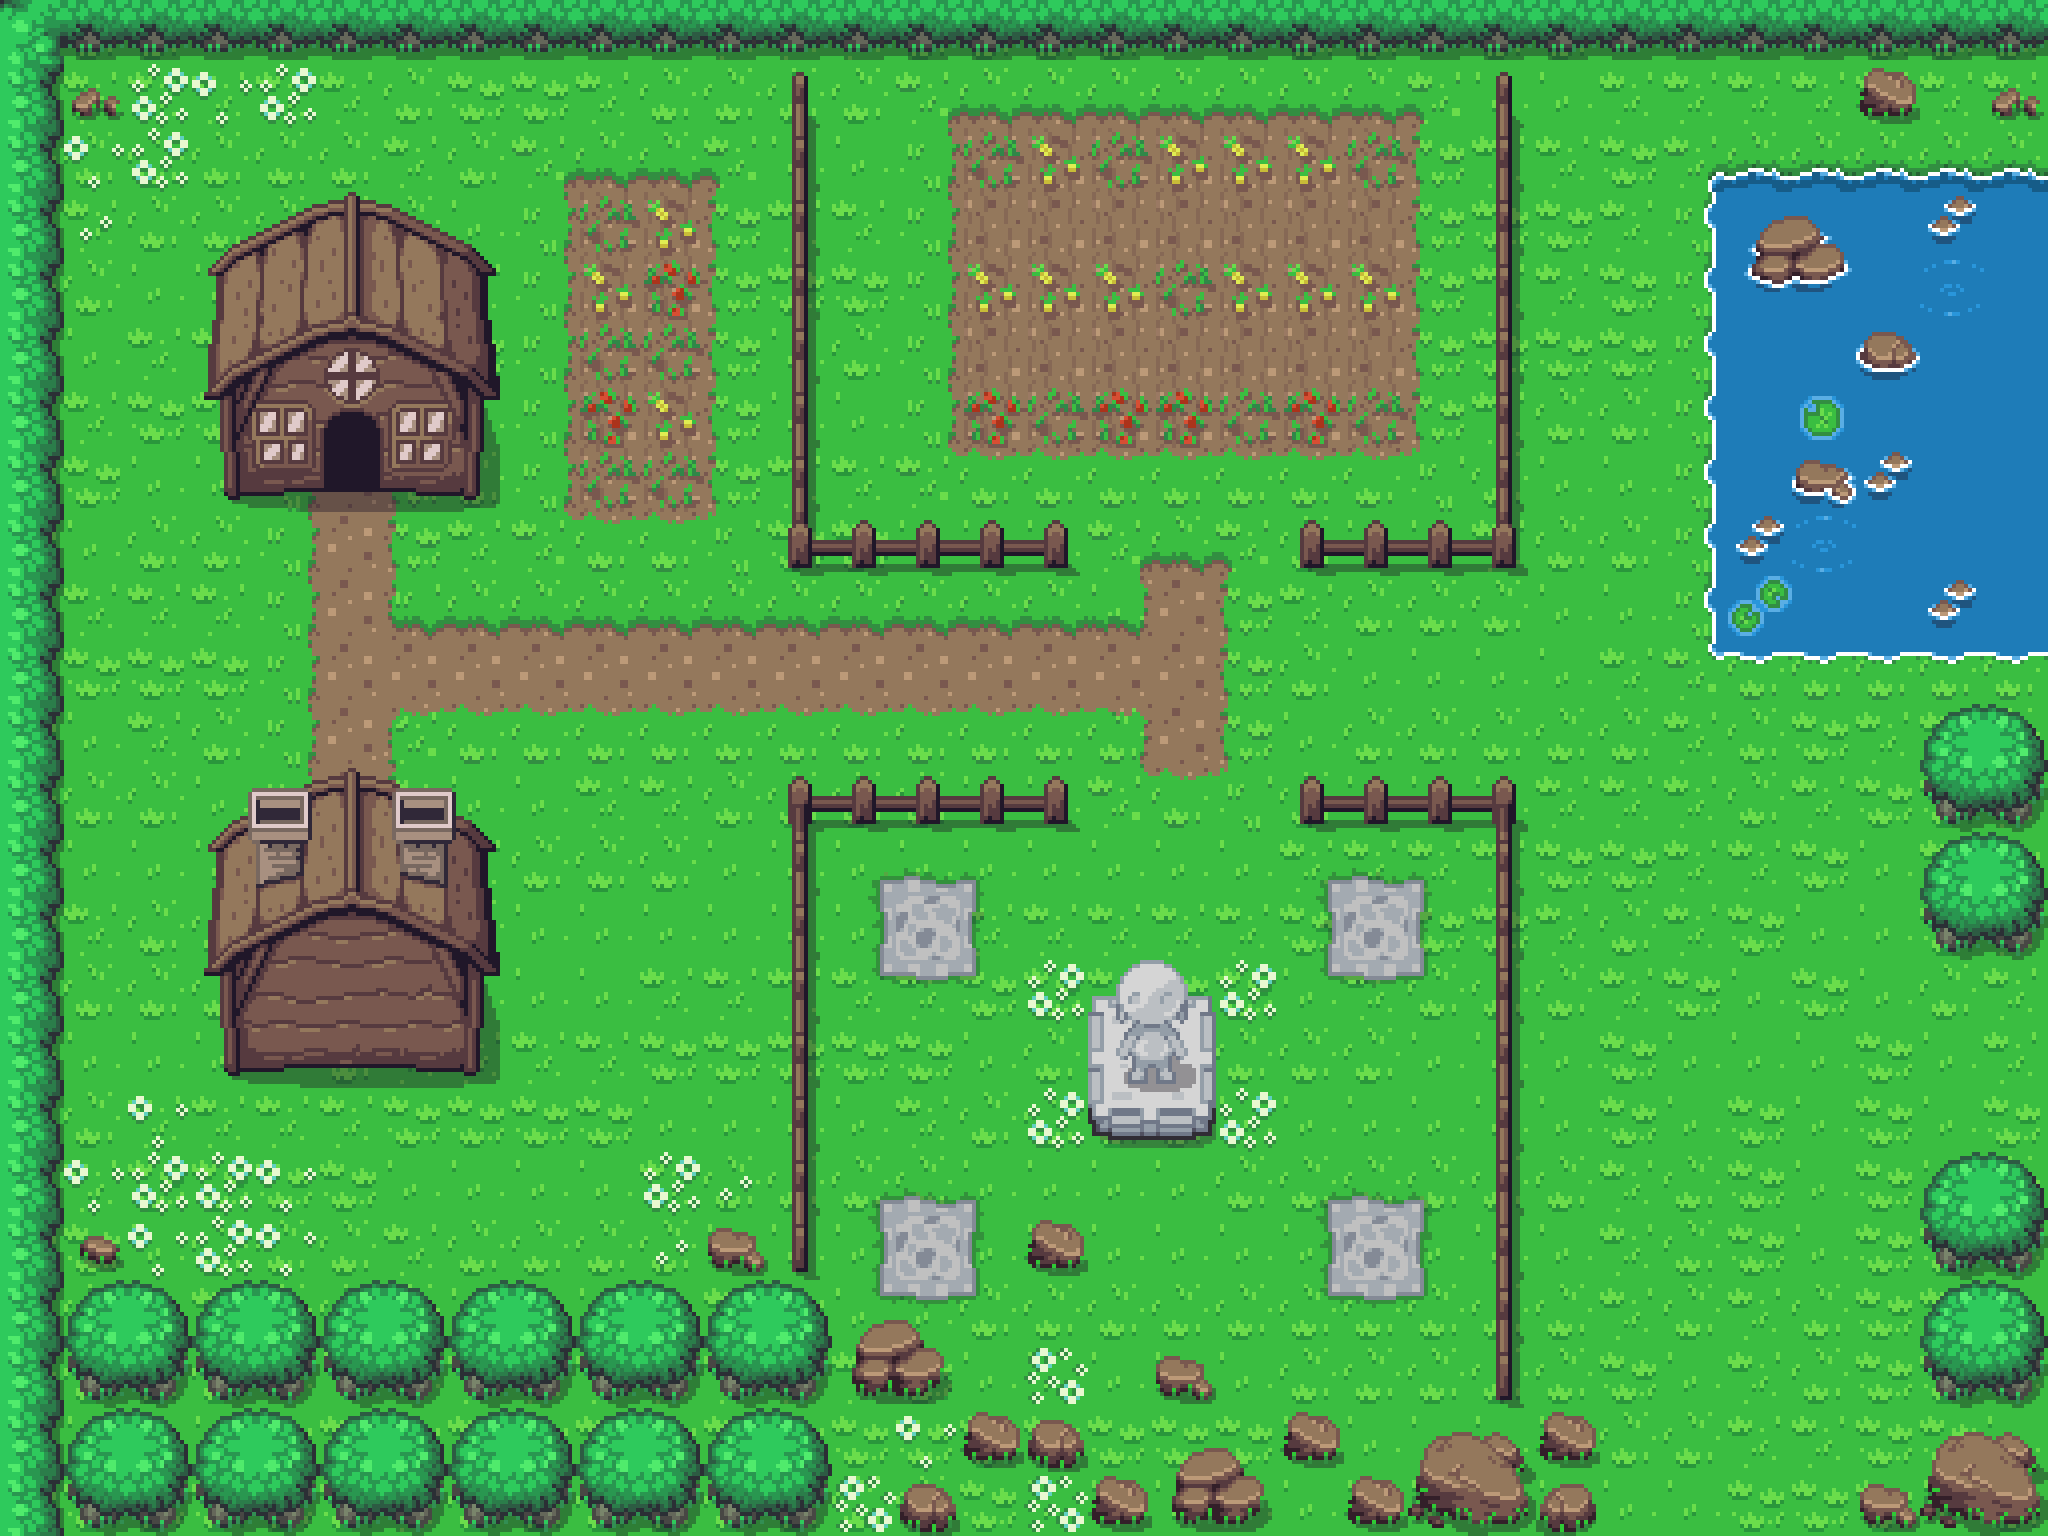

A 2D game scene composited from a Tiled map and its tileset images. What follows is a short description and the map's XML, with each tile layer's data collapsed to a summary:
An orthogonal 32x24 tile map with 64x64 px tiles, 3 tile layers (ground, outerlayer, structures) and 54 objects (46x barrier, 4x checkpoint, 2x shift, enterhouse, shifth).

<map version="1.2" tiledversion="1.3.5" orientation="orthogonal" renderorder="right-down" width="32" height="24" tilewidth="64" tileheight="64" infinite="0" nextlayerid="5" nextobjectid="79">
 <tileset firstgid="1" name="objects_overworld" tilewidth="64" tileheight="64" tilecount="1440" columns="40">
  <image source="overworldx4.png" width="2560" height="2304" />
 </tileset>
 <layer id="2" name="ground" width="32" height="24" locked="1">
  <data>[768 cells, 768 non-empty, 11 distinct tile ids]</data>
 </layer>
 <layer id="1" name="outerlayer" width="32" height="24" locked="1">
  <data>[768 cells, 118 non-empty, 18 distinct tile ids]</data>
 </layer>
 <layer id="3" name="structures" width="32" height="24" locked="1">
  <data>[768 cells, 390 non-empty, 120 distinct tile ids]</data>
 </layer>
 <objectgroup id="4" name="Object">
  <object id="5" name="barrier" x="0" y="0" width="64" height="1535" />
  <object id="7" name="barrier" x="64" y="1280" width="768" height="256" />
  <object id="10" name="barrier" x="64" y="0" width="1984" height="64" />
  <object id="11" name="barrier" x="240" y="240" width="224" height="16" />
  <object id="12" name="barrier" x="848" y="1328" width="64" height="64" />
  <object id="13" name="barrier" x="1488" y="816" width="32" height="624" />
  <object id="14" name="barrier" x="784" y="776" width="288" height="40" />
  <object id="15" name="barrier" x="784" y="64" width="32" height="499" />
  <object id="16" name="barrier" x="817" y="520" width="255" height="43" />
  <object id="17" name="barrier" x="1296" y="520" width="191" height="42" />
  <object id="18" name="barrier" x="1296" y="776" width="224" height="40" />
  <object id="19" name="barrier" x="784" y="816" width="32" height="464" />
  <object id="20" name="barrier" x="1488" y="64" width="32" height="498" />
  <object id="21" name="barrier" x="218" y="256" width="272" height="240" />
  <object id="22" name="barrier" x="708" y="1232" width="57" height="40" />
  <object id="23" name="barrier" x="960" y="1424" width="128" height="48" />
  <object id="24" name="barrier" x="1088" y="1472" width="64" height="64" />
  <object id="25" name="barrier" x="1184" y="1456" width="80" height="64" />
  <object id="27" name="barrier" x="1280" y="1408" width="64" height="64" />
  <object id="28" name="barrier" x="1344" y="1472" width="64" height="64" />
  <object id="29" name="barrier" x="896" y="1472" width="64" height="64" />
  <object id="30" name="barrier" x="1024" y="1216" width="64" height="48" />
  <object id="31" name="barrier" x="912" y="1344" width="32" height="48" />
  <object id="32" name="barrier" x="1424" y="1440" width="112" height="96" />
  <object id="33" name="barrier" x="1536" y="1408" width="64" height="128" />
  <object id="38" name="barrier" x="1920" y="1152" width="128" height="384" />
  <object id="40" name="barrier" x="1920" y="704" width="128" height="256" />
  <object id="41" name="barrier" x="1712" y="176" width="336" height="480" />
  <object id="42" name="barrier" x="1088" y="992" width="128" height="144" />
  <object id="43" name="barrier" x="1120" y="960" width="64" height="32" />
  <object id="44" name="shift" x="2039" y="960" width="9" height="192">
   <properties>
    <property name="fromlvl" type="int" value="1" />
    <property name="newn" type="int" value="3" />
    <property name="tolvl" type="int" value="2" />
   </properties>
  </object>
  <object id="48" name="shift" x="1600" y="1529" width="256" height="7">
   <properties>
    <property name="fromlvl" type="int" value="1" />
    <property name="newn" type="int" value="4" />
    <property name="tolvl" type="int" value="3" />
   </properties>
  </object>
  <object id="51" name="enterhouse" x="320" y="720" width="64" height="80">
   <properties>
    <property name="goto" type="int" value="2" />
   </properties>
  </object>
  <object id="52" name="checkpoint" x="1344" y="1216" width="64" height="64">
   <properties>
    <property name="n" type="int" value="1" />
   </properties>
  </object>
  <object id="55" name="barrier" x="1152" y="1376" width="64" height="32" />
  <object id="56" name="barrier" x="1152" y="1360" width="48" height="16" />
  <object id="57" name="barrier" x="272" y="224" width="160" height="16" />
  <object id="58" name="barrier" x="304" y="208" width="96" height="16" />
  <object id="59" name="barrier" x="336" y="192" width="32" height="16" />
  <object id="61" name="barrier" x="240" y="816" width="224" height="16" />
  <object id="62" name="barrier" x="218" y="832" width="272" height="240" />
  <object id="63" name="barrier" x="249" y="800" width="203" height="16" />
  <object id="64" name="barrier" x="304" y="784" width="96" height="16" />
  <object id="65" name="barrier" x="336" y="768" width="32" height="16" />
  <object id="67" name="shifth" x="304" y="496" width="96" height="4">
   <properties>
    <property name="fromlvl" type="int" value="1" />
    <property name="newn" type="int" value="2" />
    <property name="tolvl" type="int" value="4" />
   </properties>
  </object>
  <object id="68" name="barrier" x="1856" y="64" width="64" height="64" />
  <object id="69" name="barrier" x="1984" y="80" width="64" height="48" />
  <object id="70" name="barrier" x="715" y="1227" width="17" height="5" />
  <object id="71" name="barrier" x="400" y="788" width="52" height="12" />
  <object id="72" name="barrier" x="252" y="788" width="52" height="12" />
  <object id="73" name="barrier" x="1856" y="1484" width="64" height="52" />
  <object id="76" name="checkpoint" x="320" y="546" width="64" height="64">
   <properties>
    <property name="n" type="int" value="6" />
   </properties>
  </object>
  <object id="77" name="checkpoint" x="1968" y="1024" width="64" height="64">
   <properties>
    <property name="n" type="int" value="7" />
   </properties>
  </object>
  <object id="78" name="checkpoint" x="1696" y="1464" width="64" height="64">
   <properties>
    <property name="n" type="int" value="8" />
   </properties>
  </object>
 </objectgroup>
</map>